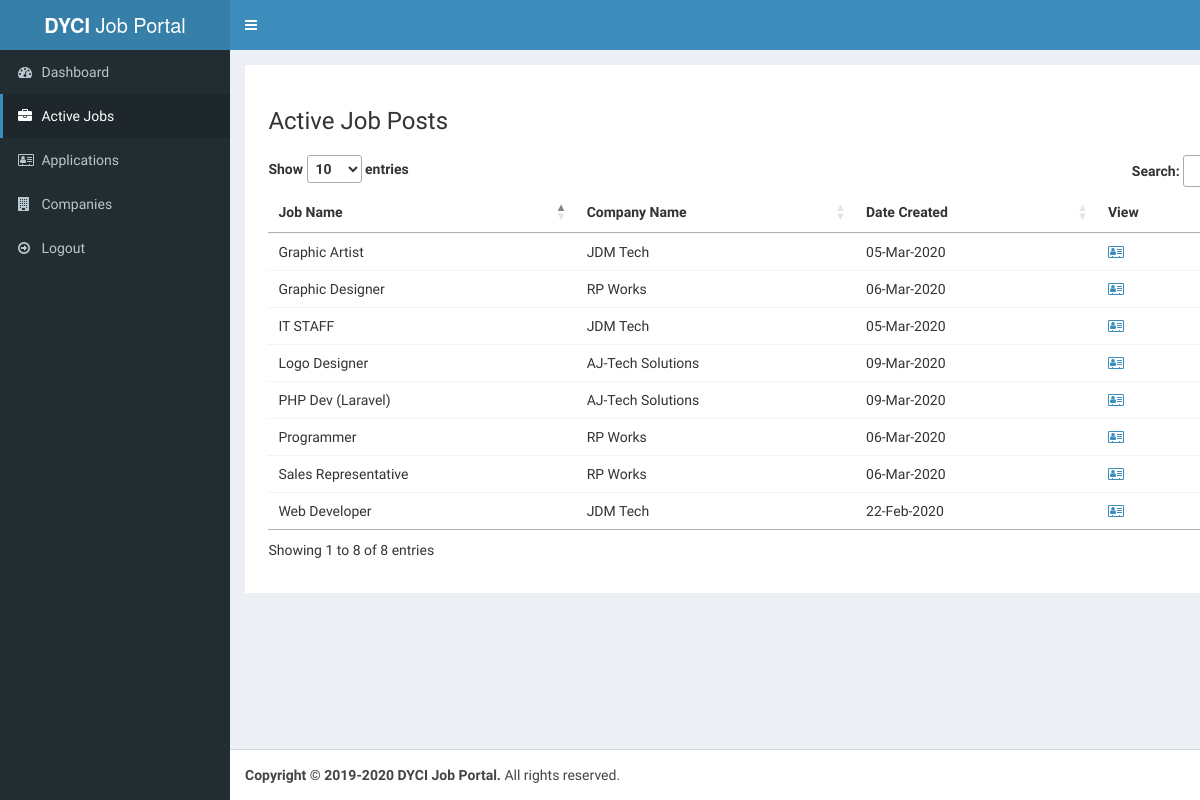
/admin/active-jobs.php (signed in), run on the app's committed database.
### tables this page shows
CREATE TABLE `job_post` (
  `id_jobpost` int(11) NOT NULL,
  `id_company` int(11) NOT NULL,
  `jobtitle` varchar(255) NOT NULL,
  `jobtype` varchar(250) NOT NULL,
  `description` text NOT NULL,
  `minimumsalary` varchar(255) NOT NULL,
  `maximumsalary` varchar(255) NOT NULL,
  `experience` varchar(255) NOT NULL,
  `position` int(11) NOT NULL,
  `createdat` timestamp NOT NULL DEFAULT current_timestamp(),
  `applyBy` varchar(250) NOT NULL
);

CREATE TABLE `company` (
  `id_company` int(11) NOT NULL,
  `name` varchar(255) NOT NULL,
  `companyname` varchar(255) NOT NULL,
  `country` varchar(255) NOT NULL,
  `state` varchar(255) NOT NULL,
  `city` varchar(255) NOT NULL,
  `contactno` varchar(255) NOT NULL,
  `website` varchar(255) NOT NULL,
  `email` varchar(255) NOT NULL,
  `password` varchar(255) NOT NULL,
  `aboutme` text DEFAULT NULL,
  `mission` text NOT NULL,
  `vision` text NOT NULL,
  `logo` varchar(255) NOT NULL,
  `createdAt` timestamp NOT NULL DEFAULT current_timestamp(),
  `active` int(11) NOT NULL DEFAULT 2
);

### admin/active-jobs.php (the view, shortened to what this page needs)
<?php
include('include/header.php');
?>
            <div class="col-md-12 bg-white padding-2">
              <h3>Active Job Posts</h3>
              <div class="row margin-top-20">
                <div class="col-md-12">
                  <div class="box-body table-responsive no-padding">
                    <table id="activejobs" class="table table-hover">
                      <thead>
                        <th>Job Name</th>
                        <th>Company Name</th>
                        <th>Date Created</th>
                        <th>View</th>
                      </thead>
                      <tbody>
                        <?php
                        $sql = "SELECT job_post.*, company.companyname FROM job_post INNER JOIN company ON job_post.id_company=company.id_company";
                        $result = $conn->query($sql);
                        if ($result->num_rows > 0) {
                          while ($row = $result->fetch_assoc()) {
                        ?>
                            <tr>
                              <td><?php echo $row['jobtitle']; ?></td>
                              <td><?php echo $row['companyname']; ?></td>
                              <td><?php echo date("d-M-Y", strtotime($row['createdat'])); ?></td>
                              <td><a href="view-job-post.php?id=<?php echo $row['id_jobpost']; ?>"><i class="fa fa-address-card-o"></i></a></td>
                            </tr>
                        <?php
                          }
                        }
                        ?>
                      </tbody>
                    </table>
                  </div>
                </div>
              </div>
            </div>
          </div>
        </div>
      </section>
    </div>
    <?php
    include('include/footer.php');
    ?>

### css/custom.css (style rules this page uses)
.margin-top-20 { margin-top: 20px; }
.padding-2 { padding: 2%; }
.bg-white { background-color: #fff; }

### data on the page
job_post: jobtitle "Web Developer", id_company.companyname "JDM Tech", createdat "22-Feb-2020"
job_post: jobtitle "Graphic Artist", id_company.companyname "JDM Tech", createdat "05-Mar-2020"
job_post: jobtitle "IT STAFF", id_company.companyname "JDM Tech", createdat "05-Mar-2020"
job_post: jobtitle "Graphic Designer", id_company.companyname "RP Works", createdat "06-Mar-2020"
job_post: jobtitle "Sales Representative", id_company.companyname "RP Works", createdat "06-Mar-2020"
job_post: jobtitle "Programmer", id_company.companyname "RP Works", createdat "06-Mar-2020"
job_post: jobtitle "PHP Dev (Laravel)", id_company.companyname "AJ-Tech Solutions", createdat "09-Mar-2020"
job_post: jobtitle "Logo Designer", id_company.companyname "AJ-Tech Solutions", createdat "09-Mar-2020"
